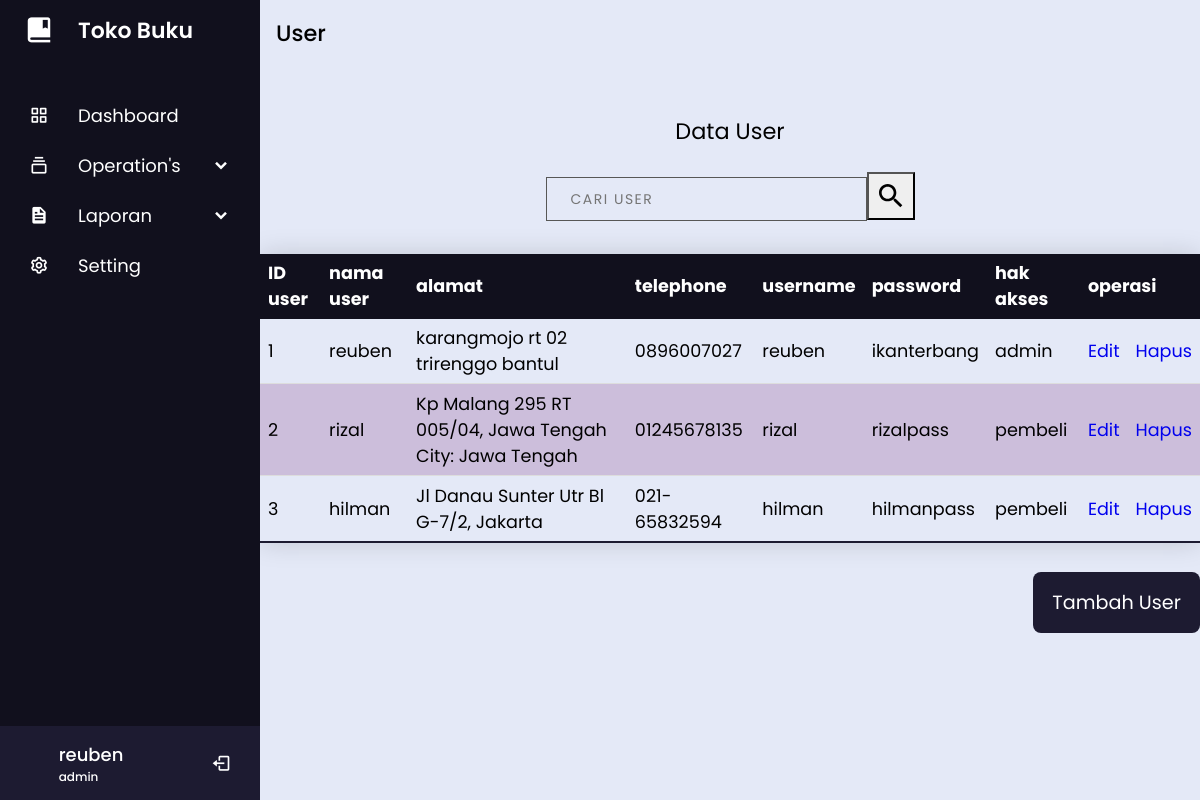
Screenshot of /view/tampil_user.php (signed in) with the database file from the repository.
### tables this page shows
CREATE TABLE IF NOT EXISTS `tbuser` (
  `id_user` int(10) NOT NULL AUTO_INCREMENT,
  `nama` varchar(100) NOT NULL,
  `alamat` varchar(100) NOT NULL,
  `telephone` varchar(15) NOT NULL,
  `username` varchar(50) NOT NULL,
  `password` varchar(20) NOT NULL,
  `hak_akses` enum('admin','kasir','pembeli') NOT NULL,
  PRIMARY KEY (`id_user`)
);

### view/tampil_user.php (the view, shortened to what this page needs)
<!DOCTYPE html>
<html lang="en" dir="ltr">
  <head>
    <link rel="stylesheet" href="./style/user.css" />
    <link
      href="https://unpkg.com/boxicons@2.0.7/css/boxicons.min.css"
      rel="stylesheet"
    />
  </head>
  <body>
    <?php
      include 'sidebar.php';
    ?>
       <section class="home-section">
      <div class="section header">
        <div class="header">
          <span>User</span>
        </div>
      </div>
      <div class="section">
        <div class="title">
          <span>Data User</span>
        </div>
        <div class="search container">
 <form action="tampil_user.php" method="get" class="searching-form">
            <input
              class="search input"
              type="text"
              placeholder="Cari User"
              name="cari"
            />
            <span class="search button"><button type="submit" value="cari"></button></span>
          </form>        </div>
        <div class="data user">
          <?php
     include '../db/connection.php';
          $sql = "SELECT * FROM tbuser";
          $query = mysqli_query($con, $sql);
          $rows = mysqli_num_rows($query);
          if( $rows == 0 ){
            echo "<div class=\"no-data\">Tidak Ada Data</div>";
          } else {
            if(isset($_GET['cari'])){
              $cari = $_GET['cari'];
              $sql = "SELECT * FROM tbuser WHERE tbuser.nama LIKE '%$cari%'";
            }else{
              $sql = "SELECT * FROM tbuser";
            }
              $query = mysqli_query($con, $sql);
              if(mysqli_num_rows($query) == 0){
                echo "<div class=\"no-data\">Tidak Ada Data</div>";
              } else {
          ?>
          <table class="styled-table">
            <thead>
              <tr>
              <th>ID user</th>
      <th>nama user</th>
      <th>alamat</th>
      <th>telephone</th>
            <th>username</th>
      <th>password</th>
      <th>hak akses</th>
            <th colspan=2>operasi</th>
              </tr>
            </thead>
            <tbody>
            <?php
            $id_user = 0;
             while($d= mysqli_fetch_array($query)){
              $id_user = $d['id_user'];
            ?>
              <tr>
              <td><?php echo $d['id_user']; ?></td>
        <td><?php echo $d['nama']; ?></td>
        <td><?php echo $d['alamat']; ?></td>
                <td><?php echo $d['telephone']; ?></td>
                <td><?php echo $d['username']; ?></td>
        <td><?php echo $d['password']; ?></td>
                <td><?php echo $d['hak_akses']; ?></td>
                <td><a href="edit_user.php?id_user=<?php echo $d['id_user'];?>&nama='<?php echo $d['nama']?>'&alamat='<?php echo $d['alamat']?>'&telephone=<?php echo $d['telephone']?>&username=<?php echo $d['username']?>&password=<?php echo $d['password']?>&hak_akses=<?php echo $d['hak_akses']?>">Edit</a></td>
                <td><a href="../controller/hapus_user.php?id_user=<?php echo $d['id_user']; ?>" onclick="return confirm('anda yakin untuk menghapus item ini?')">Hapus</a></td>
         </tr>
           <?php
        }
      }
    }
        ?>
            </tbody>
          </table>
          <div class="button">
            <button><a href="./input_user.php?id_user=<?php echo $id_user; ?>">Tambah User</a></button>
          </div>
        </div>
      </div>
    </section>
  </body>
</html>

### view/sidebar.php (shortened to what this page needs)
<?php
include '../db/connection.php';
$user = $_SESSION['user'];
$result = mysqli_query($con, "SELECT hak_akses from tbuser WHERE username='$user'");
$row = mysqli_fetch_array($result, MYSQLI_NUM);
$roles = $row[0];
?>
  <div class="sidebar">
    <div class="logo-details">
      <i class="bx bxs-book-bookmark"></i>
      <span class="logo_name">Toko Buku</span>
    </div>
    <ul class="nav-links">
      <li>
        <a href="./overview.php">
          <i class="bx bx-grid-alt"></i>
          <span class="link_name">Dashboard</span>
        </a>
      </li>
      <li>
        <div class="iocn-link">
          <a href="#">
            <i class="bx bx-collection"></i>
            <span class="link_name">Operation's</span>
          </a>
          <i class="bx bxs-chevron-down arrow"></i>
        </div>
      </li>
      <li>
<div class="iocn-link">
          <a href="#">
            <i class='bx bxs-file'></i>
            <span class="link_name">Laporan</span>
          </a>
          <i class="bx bxs-chevron-down arrow"></i>
        </div>
      </li>
      <li>
        <a href="#">
          <i class="bx bx-cog"></i>
          <span class="link_name">Setting</span>
        </a>
      </li>
      <li>
        <div class="profile-details">
          <div class="name-job">
            <div class="profile_name"><?php echo $_SESSION['user']?></div>
            <div class="job"><?php echo $roles ?></div>
          </div>
			<a href="../controller/logout.php">
				<i class="bx bx-log-out"></i>
			</a>
          </div>
      </li>
    </ul>
  </div>

### view/style/user.css (style rules this page uses)
* { margin: 0; padding: 0; box-sizing: border-box; font-family: "Poppins", sans-serif; text-decoration: none; }
.sidebar { position: fixed; top: 0; left: 0; height: 100%; width: 260px; background: #11101d; z-index: 100; transition: all 0.5s ease; }
.sidebar .logo-details { height: 60px; width: 100%; display: flex; align-items: center; }
.sidebar .logo-details i { font-size: 30px; color: #fff; height: 50px; min-width: 78px; text-align: center; line-height: 50px; }
.sidebar .logo-details .logo_name { font-size: 22px; color: #fff; font-weight: 600; transition: 0.3s ease; transition-delay: 0.1s; }
.sidebar .nav-links { height: 100%; padding: 30px 0 150px 0; overflow: auto; }
.sidebar .nav-links li { position: relative; list-style: none; transition: all 0.4s ease; }
.sidebar .nav-links li .iocn-link { display: flex; align-items: center; justify-content: space-between; }
.sidebar .nav-links li i { height: 50px; min-width: 78px; text-align: center; line-height: 50px; color: #fff; font-size: 20px; cursor: pointer; transition: all 0.3s ease; }
.sidebar .nav-links li a { display: flex; align-items: center; text-decoration: none; }
.sidebar .nav-links li a .link_name { font-size: 18px; font-weight: 400; color: #fff; transition: all 0.4s ease; }
.sidebar .profile-details { position: fixed; bottom: 0; width: 260px; display: flex; align-items: center; justify-content: space-between; background: #1d1b31; padding: 12px 0; transition: all 0.5s ease; }
.sidebar .profile-details .profile_name, .sidebar .profile-details .job { color: #fff; font-size: 18px; font-weight: 500; white-space: nowrap; }
.sidebar .profile-details .job { font-size: 12px; }
.home-section { overflow-x: auto; position: relative; background: #e4e9f7; height: 100vh; left: 260px; width: calc(100% - 260px); transition: all 0.5s ease; }
section.home-section .section.header { padding: 1rem 1rem; margin-bottom: .5rem; font-size: 1.4rem; font-weight: 500; text-transform: capitalize; }
.section { margin: 3rem 0; }
.section.header { margin: 0; }
.section .title { width: fit-content; margin: auto; font-size: 1.4rem; font-weight: 400; margin-bottom: 1.5rem; }
.section .search.container { margin: auto; }
.searching-form { display: flex; flex-direction: row; justify-content: center; align-items: center; }
.section .data.user { margin: auto; width: fit-content; }
.data.user .button { width: fit-content; background-color: transparent; margin-left: auto; }
.data.user .button button { font-size: 1.2rem; padding: 1rem 0; background-color: #1d1b31; border-radius: 8px; outline: 0; border: none; cursor: pointer; }
.data.user .button button a { text-decoration: none; padding: 1.2rem; color: #ffffff; }
.styled-table { border-collapse: collapse; margin: 1.8rem 0; min-width: 20rem; font-size: 1.1rem; font-family: "Poppins", "sans-serif"; box-shadow: 0 0 25px rgba(0, 0, 0, 0.15); }
.styled-table thead { background-color: #11101d; color: #ffffff; text-align: left; }
.styled-table th, .styled-table td { padding: 0.4rem 0.5rem; }
.styled-table tbody tr { border-bottom: 1px solid #dddddd; }
.styled-table tbody tr:nth-of-type(even) { background-color: rgba(105, 19, 105, 0.2); }
.styled-table tbody tr:last-of-type { border-bottom: 2px solid #1d1b31; }
.search.container { display: flex; justify-content: center; align-items: center; max-width: 30rem; }
.search.input { width: 100%; padding: 12px 24px; background-color: transparent; font-size: 14px; line-height: 18px; color: #575756; background-color: transparent; border: 1px solid #575756; backface-visibility: hidden; transform-style: preserve-3d; }
.search.input::placeholder { color: color(#575756 a(0.8)); text-transform: uppercase; letter-spacing: 1.5px; }
.search.button { width: fit-content; }
.search.button button { cursor: pointer; border-radius: 0; box-shadow: 0 0 0 white; width: 48px; height: 48px; background-repeat: no-repeat; background-size: 2rem 2rem; background-position: center; }

### rows the page displays
tbuser: hak_akses "admin", id_user "1", nama "reuben", alamat "karangmojo rt 02 trirenggo bantul", telephone "0896007027", username "reuben", password "ikanterbang"
tbuser: id_user "2", nama "rizal", alamat "Kp Malang 295 RT 005/04, Jawa Tengah City: Jawa Tengah", telephone "01245678135", username "rizal", password "rizalpass", hak_akses "pembeli"
tbuser: id_user "3", nama "hilman", alamat "Jl Danau Sunter Utr Bl G-7/2, Jakarta", telephone "021-65832594", username "hilman", password "hilmanpass", hak_akses "pembeli"

### other values shown
$_SESSION['user'] "reuben"
